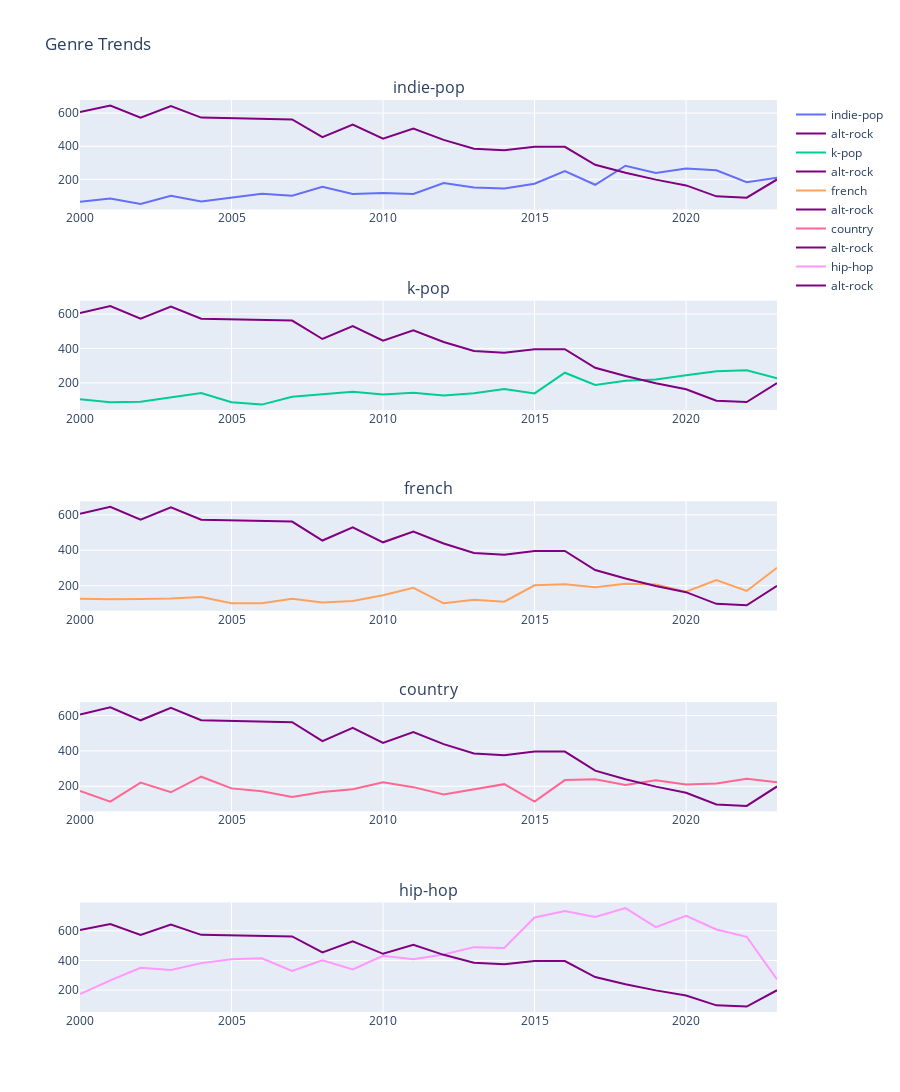

Notebook cell for this chart:
### Markdown cell above
* On further analysing the decline of alt-rock, it is strongly negatively correlated to the following genres: 
    * Indie-Pop
    * K-pop
    * French
    * Country
    * Hip-Hop

### Code cell
genres = ('indie-pop', 'k-pop', 'french', 'country', 'hip-hop')
fig = make_subplots(rows=5, cols=1, subplot_titles= genres)
index=0
for row in range(1,6):
    fig.add_trace(go.Scatter(x = years, y = genre_counts.loc[:,genres[index]], text=[genres[index] for year in years], hoverinfo='x+y+text', name=genres[index]), row=row, col=1)
    fig.add_trace(go.Scatter(x = years, y = genre_counts.loc[:,'alt-rock'], text=['alt_rock' for year in years], hoverinfo='x+y+text', name='alt-rock', line=dict(color='purple', width=2)), row=row, col=1)
    index += 1

# Update subplot layout
fig.update_layout(title="Genre Trends", showlegend=True, height=1200)

# Show the subplot figure
fig.show()

### Figure 1 — Plotly figure (JSON) as saved in the notebook; plotly's stock layout.template omitted (floating-point values rounded to 4 significant figures)
{"data": [{"hoverinfo": "x+y+text", "name": "indie-pop", "text": ["indie-pop", "indie-pop", "indie-pop", "indie-pop", "indie-pop", "indie-pop", "indie-pop", "indie-pop", "indie-pop", "indie-pop", "indie-pop", "indie-pop", "indie-pop", "indie-pop", "indie-pop", "indie-pop", "indie-pop", "indie-pop", "indie-pop", "indie-pop", "indie-pop", "indie-pop", "indie-pop", "indie-pop"], "type": "scatter", "x": [2000, 2001, 2002, 2003, 2004, 2005, 2006, 2007, 2008, 2009, 2010, 2011, 2012, 2013, 2014, 2015, 2016, 2017, 2018, 2019, 2020, 2021, 2022, 2023], "xaxis": "x", "y": [65, 84, 51, 100, 66, 89, 113, 101, 155, 111, 117, 111, 178, 151, 145, 173, 249, 167, 282, 238, 265, 254, 182, 209], "yaxis": "y"}, {"hoverinfo": "x+y+text", "line": {"color": "purple", "width": 2}, "name": "alt-rock", "text": ["alt_rock", "alt_rock", "alt_rock", "alt_rock", "alt_rock", "alt_rock", "alt_rock", "alt_rock", "alt_rock", "alt_rock", "alt_rock", "alt_rock", "alt_rock", "alt_rock", "alt_rock", "alt_rock", "alt_rock", "alt_rock", "alt_rock", "alt_rock", "alt_rock", "alt_rock", "alt_rock", "alt_rock"], "type": "scatter", "x": [2000, 2001, 2002, 2003, 2004, 2005, 2006, 2007, 2008, 2009, 2010, 2011, 2012, 2013, 2014, 2015, 2016, 2017, 2018, 2019, 2020, 2021, 2022, 2023], "xaxis": "x", "y": [606, 646, 573, 643, 573, 569, 564, 562, 455, 530, 445, 506, 438, 385, 375, 396, 396, 288, 240, 198, 163, 97, 89, 199], "yaxis": "y"}, {"hoverinfo": "x+y+text", "name": "k-pop", "text": ["k-pop", "k-pop", "k-pop", "k-pop", "k-pop", "k-pop", "k-pop", "k-pop", "k-pop", "k-pop", "k-pop", "k-pop", "k-pop", "k-pop", "k-pop", "k-pop", "k-pop", "k-pop", "k-pop", "k-pop", "k-pop", "k-pop", "k-pop", "k-pop"], "type": "scatter", "x": [2000, 2001, 2002, 2003, 2004, 2005, 2006, 2007, 2008, 2009, 2010, 2011, 2012, 2013, 2014, 2015, 2016, 2017, 2018, 2019, 2020, 2021, 2022, 2023], "xaxis": "x2", "y": [105, 88, 90, 116, 141, 88, 74, 119, 135, 148, 132, 143, 127, 140, 164, 139, 259, 188, 213, 220, 245, 267, 273, 227], "yaxis": "y2"}, {"hoverinfo": "x+y+text", "line": {"color": "purple", "width": 2}, "name": "alt-rock", "text": ["alt_rock", "alt_rock", "alt_rock", "alt_rock", "alt_rock", "alt_rock", "alt_rock", "alt_rock", "alt_rock", "alt_rock", "alt_rock", "alt_rock", "alt_rock", "alt_rock", "alt_rock", "alt_rock", "alt_rock", "alt_rock", "alt_rock", "alt_rock", "alt_rock", "alt_rock", "alt_rock", "alt_rock"], "type": "scatter", "x": [2000, 2001, 2002, 2003, 2004, 2005, 2006, 2007, 2008, 2009, 2010, 2011, 2012, 2013, 2014, 2015, 2016, 2017, 2018, 2019, 2020, 2021, 2022, 2023], "xaxis": "x2", "y": [606, 646, 573, 643, 573, 569, 564, 562, 455, 530, 445, 506, 438, 385, 375, 396, 396, 288, 240, 198, 163, 97, 89, 199], "yaxis": "y2"}, {"hoverinfo": "x+y+text", "name": "french", "text": ["french", "french", "french", "french", "french", "french", "french", "french", "french", "french", "french", "french", "french", "french", "french", "french", "french", "french", "french", "french", "french", "french", "french", "french"], "type": "scatter", "x": [2000, 2001, 2002, 2003, 2004, 2005, 2006, 2007, 2008, 2009, 2010, 2011, 2012, 2013, 2014, 2015, 2016, 2017, 2018, 2019, 2020, 2021, 2022, 2023], "xaxis": "x3", "y": [126, 123, 125, 127, 135, 100, 100, 125, 105, 113, 146, 188, 100, 120, 109, 202, 208, 191, 210, 207, 166, 232, 170, 301], "yaxis": "y3"}, {"hoverinfo": "x+y+text", "line": {"color": "purple", "width": 2}, "name": "alt-rock", "text": ["alt_rock", "alt_rock", "alt_rock", "alt_rock", "alt_rock", "alt_rock", "alt_rock", "alt_rock", "alt_rock", "alt_rock", "alt_rock", "alt_rock", "alt_rock", "alt_rock", "alt_rock", "alt_rock", "alt_rock", "alt_rock", "alt_rock", "alt_rock", "alt_rock", "alt_rock", "alt_rock", "alt_rock"], "type": "scatter", "x": [2000, 2001, 2002, 2003, 2004, 2005, 2006, 2007, 2008, 2009, 2010, 2011, 2012, 2013, 2014, 2015, 2016, 2017, 2018, 2019, 2020, 2021, 2022, 2023], "xaxis": "x3", "y": [606, 646, 573, 643, 573, 569, 564, 562, 455, 530, 445, 506, 438, 385, 375, 396, 396, 288, 240, 198, 163, 97, 89, 199], "yaxis": "y3"}, {"hoverinfo": "x+y+text", "name": "country", "text": ["country", "country", "country", "country", "country", "country", "country", "country", "country", "country", "country", "country", "country", "country", "country", "country", "country", "country", "country", "country", "country", "country", "country", "country"], "type": "scatter", "x": [2000, 2001, 2002, 2003, 2004, 2005, 2006, 2007, 2008, 2009, 2010, 2011, 2012, 2013, 2014, 2015, 2016, 2017, 2018, 2019, 2020, 2021, 2022, 2023], "xaxis": "x4", "y": [173, 113, 221, 166, 254, 188, 172, 139, 168, 183, 222, 195, 154, 183, 212, 113, 235, 239, 207, 234, 210, 215, 243, 223], "yaxis": "y4"}, {"hoverinfo": "x+y+text", "line": {"color": "purple", "width": 2}, "name": "alt-rock", "text": ["alt_rock", "alt_rock", "alt_rock", "alt_rock", "alt_rock", "alt_rock", "alt_rock", "alt_rock", "alt_rock", "alt_rock", "alt_rock", "alt_rock", "alt_rock", "alt_rock", "alt_rock", "alt_rock", "alt_rock", "alt_rock", "alt_rock", "alt_rock", "alt_rock", "alt_rock", "alt_rock", "alt_rock"], "type": "scatter", "x": [2000, 2001, 2002, 2003, 2004, 2005, 2006, 2007, 2008, 2009, 2010, 2011, 2012, 2013, 2014, 2015, 2016, 2017, 2018, 2019, 2020, 2021, 2022, 2023], "xaxis": "x4", "y": [606, 646, 573, 643, 573, 569, 564, 562, 455, 530, 445, 506, 438, 385, 375, 396, 396, 288, 240, 198, 163, 97, 89, 199], "yaxis": "y4"}, {"hoverinfo": "x+y+text", "name": "hip-hop", "text": ["hip-hop", "hip-hop", "hip-hop", "hip-hop", "hip-hop", "hip-hop", "hip-hop", "hip-hop", "hip-hop", "hip-hop", "hip-hop", "hip-hop", "hip-hop", "hip-hop", "hip-hop", "hip-hop", "hip-hop", "hip-hop", "hip-hop", "hip-hop", "hip-hop", "hip-hop", "hip-hop", "hip-hop"], "type": "scatter", "x": [2000, 2001, 2002, 2003, 2004, 2005, 2006, 2007, 2008, 2009, 2010, 2011, 2012, 2013, 2014, 2015, 2016, 2017, 2018, 2019, 2020, 2021, 2022, 2023], "xaxis": "x5", "y": [173, 266, 351, 336, 382, 408, 415, 330, 401, 340, 431, 408, 440, 490, 484, 690, 734, 693, 754, 625, 701, 609, 560, 272], "yaxis": "y5"}, {"hoverinfo": "x+y+text", "line": {"color": "purple", "width": 2}, "name": "alt-rock", "text": ["alt_rock", "alt_rock", "alt_rock", "alt_rock", "alt_rock", "alt_rock", "alt_rock", "alt_rock", "alt_rock", "alt_rock", "alt_rock", "alt_rock", "alt_rock", "alt_rock", "alt_rock", "alt_rock", "alt_rock", "alt_rock", "alt_rock", "alt_rock", "alt_rock", "alt_rock", "alt_rock", "alt_rock"], "type": "scatter", "x": [2000, 2001, 2002, 2003, 2004, 2005, 2006, 2007, 2008, 2009, 2010, 2011, 2012, 2013, 2014, 2015, 2016, 2017, 2018, 2019, 2020, 2021, 2022, 2023], "xaxis": "x5", "y": [606, 646, 573, 643, 573, 569, 564, 562, 455, 530, 445, 506, 438, 385, 375, 396, 396, 288, 240, 198, 163, 97, 89, 199], "yaxis": "y5"}], "layout": {"annotations": [{"font": {"size": 16}, "showarrow": false, "text": "indie-pop", "x": 0.5, "xanchor": "center", "xref": "paper", "y": 1, "yanchor": "bottom", "yref": "paper"}, {"font": {"size": 16}, "showarrow": false, "text": "k-pop", "x": 0.5, "xanchor": "center", "xref": "paper", "y": 0.78, "yanchor": "bottom", "yref": "paper"}, {"font": {"size": 16}, "showarrow": false, "text": "french", "x": 0.5, "xanchor": "center", "xref": "paper", "y": 0.56, "yanchor": "bottom", "yref": "paper"}, {"font": {"size": 16}, "showarrow": false, "text": "country", "x": 0.5, "xanchor": "center", "xref": "paper", "y": 0.34, "yanchor": "bottom", "yref": "paper"}, {"font": {"size": 16}, "showarrow": false, "text": "hip-hop", "x": 0.5, "xanchor": "center", "xref": "paper", "y": 0.12, "yanchor": "bottom", "yref": "paper"}], "height": 1200, "showlegend": true, "title": {"text": "Genre Trends"}, "xaxis": {"anchor": "y", "domain": [0, 1]}, "xaxis2": {"anchor": "y2", "domain": [0, 1]}, "xaxis3": {"anchor": "y3", "domain": [0, 1]}, "xaxis4": {"anchor": "y4", "domain": [0, 1]}, "xaxis5": {"anchor": "y5", "domain": [0, 1]}, "yaxis": {"anchor": "x", "domain": [0.88, 1]}, "yaxis2": {"anchor": "x2", "domain": [0.66, 0.78]}, "yaxis3": {"anchor": "x3", "domain": [0.44, 0.56]}, "yaxis4": {"anchor": "x4", "domain": [0.22, 0.34]}, "yaxis5": {"anchor": "x5", "domain": [0, 0.12]}}}
